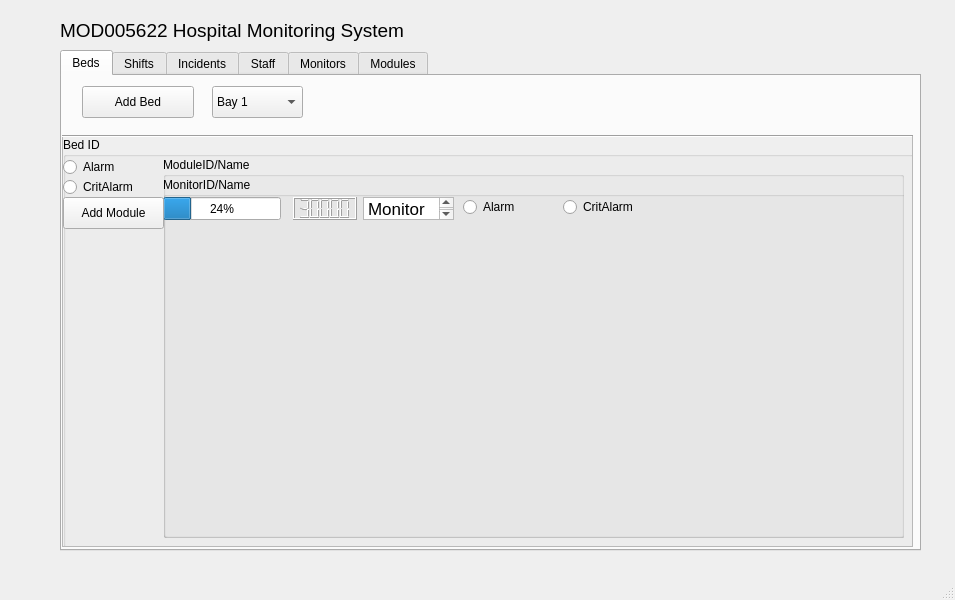
<?xml version="1.0" encoding="UTF-8"?>
<ui version="4.0">
 <class>MainWindow</class>
 <widget class="QMainWindow" name="MainWindow">
  <property name="geometry">
   <rect>
    <x>0</x>
    <y>0</y>
    <width>955</width>
    <height>600</height>
   </rect>
  </property>
  <property name="windowTitle">
   <string>MainWindow</string>
  </property>
  <widget class="QWidget" name="centralwidget">
   <widget class="QTabWidget" name="tabWidget">
    <property name="geometry">
     <rect>
      <x>60</x>
      <y>50</y>
      <width>861</width>
      <height>501</height>
     </rect>
    </property>
    <property name="tabPosition">
     <enum>QTabWidget::North</enum>
    </property>
    <property name="currentIndex">
     <number>0</number>
    </property>
    <widget class="QWidget" name="tabBeds">
     <attribute name="title">
      <string>Beds</string>
     </attribute>
     <widget class="QScrollArea" name="scrollArea">
      <property name="geometry">
       <rect>
        <x>0</x>
        <y>60</y>
        <width>851</width>
        <height>411</height>
       </rect>
      </property>
      <property name="font">
       <font>
        <weight>50</weight>
        <bold>false</bold>
       </font>
      </property>
      <property name="widgetResizable">
       <bool>true</bool>
      </property>
      <widget class="QWidget" name="scrollAreaWidgetContents">
       <property name="geometry">
        <rect>
         <x>0</x>
         <y>0</y>
         <width>849</width>
         <height>409</height>
        </rect>
       </property>
       <widget class="QWidget" name="layoutWidget">
        <property name="geometry">
         <rect>
          <x>0</x>
          <y>0</y>
          <width>851</width>
          <height>411</height>
         </rect>
        </property>
        <layout class="QVBoxLayout" name="verticalLayout">
         <item>
          <widget class="QGroupBox" name="groupBox">
           <property name="minimumSize">
            <size>
             <width>849</width>
             <height>120</height>
            </size>
           </property>
           <property name="title">
            <string>Bed ID</string>
           </property>
           <widget class="QWidget" name="verticalLayoutWidget">
            <property name="geometry">
             <rect>
              <x>100</x>
              <y>20</y>
              <width>741</width>
              <height>381</height>
             </rect>
            </property>
            <layout class="QVBoxLayout" name="verticalLayout_2">
             <item>
              <widget class="QGroupBox" name="groupBox_2">
               <property name="title">
                <string>ModuleID/Name</string>
               </property>
               <widget class="QWidget" name="verticalLayoutWidget_2">
                <property name="geometry">
                 <rect>
                  <x>0</x>
                  <y>20</y>
                  <width>761</width>
                  <height>361</height>
                 </rect>
                </property>
                <layout class="QVBoxLayout" name="verticalLayout_3">
                 <item>
                  <widget class="QGroupBox" name="groupBox_3">
                   <property name="title">
                    <string>MonitorID/Name</string>
                   </property>
                   <widget class="QProgressBar" name="progressBar">
                    <property name="geometry">
                     <rect>
                      <x>0</x>
                      <y>20</y>
                      <width>118</width>
                      <height>23</height>
                     </rect>
                    </property>
                    <property name="value">
                     <number>24</number>
                    </property>
                   </widget>
                   <widget class="QLCDNumber" name="lcdNumber">
                    <property name="geometry">
                     <rect>
                      <x>130</x>
                      <y>20</y>
                      <width>64</width>
                      <height>23</height>
                     </rect>
                    </property>
                    <property name="value">
                     <number>30000</number>
                    </property>
                   </widget>
                   <widget class="QTextBrowser" name="textBrowser">
                    <property name="geometry">
                     <rect>
                      <x>200</x>
                      <y>20</y>
                      <width>91</width>
                      <height>23</height>
                     </rect>
                    </property>
                    <property name="html">
                     <string>&lt;!DOCTYPE HTML PUBLIC &quot;-//W3C//DTD HTML 4.0//EN&quot; &quot;http://www.w3.org/TR/REC-html40/strict.dtd&quot;&gt;
&lt;html&gt;&lt;head&gt;&lt;meta name=&quot;qrichtext&quot; content=&quot;1&quot; /&gt;&lt;style type=&quot;text/css&quot;&gt;
p, li { white-space: pre-wrap; }
&lt;/style&gt;&lt;/head&gt;&lt;body style=&quot; font-family:'.AppleSystemUIFont'; font-size:13pt; font-weight:400; font-style:normal;&quot;&gt;
&lt;p style=&quot; margin-top:0px; margin-bottom:0px; margin-left:0px; margin-right:0px; -qt-block-indent:0; text-indent:0px;&quot;&gt;Monitor Units&lt;/p&gt;&lt;/body&gt;&lt;/html&gt;</string>
                    </property>
                   </widget>
                   <widget class="QRadioButton" name="radioButton_3">
                    <property name="geometry">
                     <rect>
                      <x>300</x>
                      <y>20</y>
                      <width>100</width>
                      <height>20</height>
                     </rect>
                    </property>
                    <property name="text">
                     <string>Alarm</string>
                    </property>
                   </widget>
                   <widget class="QRadioButton" name="radioButton_4">
                    <property name="geometry">
                     <rect>
                      <x>400</x>
                      <y>20</y>
                      <width>100</width>
                      <height>20</height>
                     </rect>
                    </property>
                    <property name="text">
                     <string>CritAlarm</string>
                    </property>
                   </widget>
                  </widget>
                 </item>
                </layout>
               </widget>
              </widget>
             </item>
            </layout>
           </widget>
           <widget class="QRadioButton" name="radioButton">
            <property name="geometry">
             <rect>
              <x>0</x>
              <y>20</y>
              <width>101</width>
              <height>20</height>
             </rect>
            </property>
            <property name="text">
             <string>Alarm</string>
            </property>
           </widget>
           <widget class="QRadioButton" name="radioButton_2">
            <property name="geometry">
             <rect>
              <x>0</x>
              <y>40</y>
              <width>101</width>
              <height>20</height>
             </rect>
            </property>
            <property name="text">
             <string>CritAlarm</string>
            </property>
           </widget>
           <widget class="QPushButton" name="pushButton_2">
            <property name="geometry">
             <rect>
              <x>0</x>
              <y>60</y>
              <width>101</width>
              <height>32</height>
             </rect>
            </property>
            <property name="text">
             <string>Add Module</string>
            </property>
           </widget>
          </widget>
         </item>
        </layout>
       </widget>
      </widget>
     </widget>
     <widget class="QPushButton" name="pushButton">
      <property name="geometry">
       <rect>
        <x>20</x>
        <y>10</y>
        <width>112</width>
        <height>32</height>
       </rect>
      </property>
      <property name="text">
       <string>Add Bed</string>
      </property>
     </widget>
     <widget class="QComboBox" name="comboBox">
      <property name="geometry">
       <rect>
        <x>150</x>
        <y>10</y>
        <width>91</width>
        <height>32</height>
       </rect>
      </property>
      <item>
       <property name="text">
        <string>Bay 1</string>
       </property>
      </item>
      <item>
       <property name="text">
        <string>Bay 2</string>
       </property>
      </item>
     </widget>
     <widget class="Line" name="line">
      <property name="geometry">
       <rect>
        <x>0</x>
        <y>50</y>
        <width>851</width>
        <height>20</height>
       </rect>
      </property>
      <property name="orientation">
       <enum>Qt::Horizontal</enum>
      </property>
     </widget>
    </widget>
    <widget class="QWidget" name="tabShifts">
     <attribute name="title">
      <string>Shifts</string>
     </attribute>
     <widget class="QTableWidget" name="tblShifts">
      <property name="geometry">
       <rect>
        <x>50</x>
        <y>70</y>
        <width>581</width>
        <height>331</height>
       </rect>
      </property>
      <property name="lineWidth">
       <number>1</number>
      </property>
      <property name="alternatingRowColors">
       <bool>true</bool>
      </property>
      <property name="selectionMode">
       <enum>QAbstractItemView::SingleSelection</enum>
      </property>
      <property name="selectionBehavior">
       <enum>QAbstractItemView::SelectRows</enum>
      </property>
      <property name="rowCount">
       <number>0</number>
      </property>
      <property name="columnCount">
       <number>5</number>
      </property>
      <column>
       <property name="text">
        <string>id</string>
       </property>
      </column>
      <column>
       <property name="text">
        <string>Staff member</string>
       </property>
      </column>
      <column>
       <property name="text">
        <string>Start</string>
       </property>
      </column>
      <column>
       <property name="text">
        <string>End</string>
       </property>
      </column>
      <column>
       <property name="text">
        <string>Hours</string>
       </property>
      </column>
     </widget>
    </widget>
    <widget class="QWidget" name="tabIncidents">
     <attribute name="title">
      <string>Incidents</string>
     </attribute>
     <widget class="QTableWidget" name="tblIncidents">
      <property name="geometry">
       <rect>
        <x>50</x>
        <y>70</y>
        <width>581</width>
        <height>331</height>
       </rect>
      </property>
      <property name="lineWidth">
       <number>1</number>
      </property>
      <property name="alternatingRowColors">
       <bool>true</bool>
      </property>
      <property name="selectionMode">
       <enum>QAbstractItemView::SingleSelection</enum>
      </property>
      <property name="selectionBehavior">
       <enum>QAbstractItemView::SelectRows</enum>
      </property>
      <property name="rowCount">
       <number>0</number>
      </property>
      <property name="columnCount">
       <number>4</number>
      </property>
      <column>
       <property name="text">
        <string>Date/time</string>
       </property>
      </column>
      <column>
       <property name="text">
        <string>Monitor</string>
       </property>
      </column>
      <column>
       <property name="text">
        <string>Alert</string>
       </property>
      </column>
      <column>
       <property name="text">
        <string>Bed</string>
       </property>
      </column>
     </widget>
    </widget>
    <widget class="QWidget" name="tabStaff">
     <attribute name="title">
      <string>Staff</string>
     </attribute>
     <widget class="QTableWidget" name="tblStaff">
      <property name="geometry">
       <rect>
        <x>50</x>
        <y>70</y>
        <width>711</width>
        <height>331</height>
       </rect>
      </property>
      <property name="lineWidth">
       <number>1</number>
      </property>
      <property name="alternatingRowColors">
       <bool>true</bool>
      </property>
      <property name="selectionMode">
       <enum>QAbstractItemView::SingleSelection</enum>
      </property>
      <property name="selectionBehavior">
       <enum>QAbstractItemView::SelectRows</enum>
      </property>
      <property name="rowCount">
       <number>0</number>
      </property>
      <property name="columnCount">
       <number>5</number>
      </property>
      <column>
       <property name="text">
        <string>id</string>
       </property>
      </column>
      <column>
       <property name="text">
        <string>Staff member</string>
       </property>
      </column>
      <column>
       <property name="text">
        <string>Email</string>
       </property>
      </column>
      <column>
       <property name="text">
        <string>Number</string>
       </property>
      </column>
      <column>
       <property name="text">
        <string>Type</string>
       </property>
      </column>
     </widget>
     <widget class="QPushButton" name="pushButton_3">
      <property name="geometry">
       <rect>
        <x>50</x>
        <y>10</y>
        <width>121</width>
        <height>32</height>
       </rect>
      </property>
      <property name="text">
       <string>Register/sign-in</string>
      </property>
     </widget>
     <widget class="QPushButton" name="pushButton_4">
      <property name="geometry">
       <rect>
        <x>170</x>
        <y>10</y>
        <width>131</width>
        <height>32</height>
       </rect>
      </property>
      <property name="text">
       <string>Manager console</string>
      </property>
     </widget>
    </widget>
    <widget class="QWidget" name="tabMonitor">
     <attribute name="title">
      <string>Monitors</string>
     </attribute>
     <widget class="QTableWidget" name="tblMonitorTypes">
      <property name="geometry">
       <rect>
        <x>50</x>
        <y>70</y>
        <width>711</width>
        <height>331</height>
       </rect>
      </property>
      <property name="lineWidth">
       <number>1</number>
      </property>
      <property name="alternatingRowColors">
       <bool>true</bool>
      </property>
      <property name="selectionMode">
       <enum>QAbstractItemView::SingleSelection</enum>
      </property>
      <property name="selectionBehavior">
       <enum>QAbstractItemView::SelectRows</enum>
      </property>
      <property name="rowCount">
       <number>0</number>
      </property>
      <property name="columnCount">
       <number>7</number>
      </property>
      <column>
       <property name="text">
        <string>Id</string>
       </property>
      </column>
      <column>
       <property name="text">
        <string>Monitor</string>
       </property>
      </column>
      <column>
       <property name="text">
        <string>Unit</string>
       </property>
      </column>
      <column>
       <property name="text">
        <string>Deflt Max</string>
       </property>
      </column>
      <column>
       <property name="text">
        <string>Deflt Min</string>
       </property>
      </column>
      <column>
       <property name="text">
        <string>Danger Max</string>
       </property>
      </column>
      <column>
       <property name="text">
        <string>Danger Min</string>
       </property>
      </column>
     </widget>
    </widget>
    <widget class="QWidget" name="tabModules">
     <attribute name="title">
      <string>Modules</string>
     </attribute>
     <widget class="QTableWidget" name="tblModules">
      <property name="geometry">
       <rect>
        <x>50</x>
        <y>70</y>
        <width>581</width>
        <height>331</height>
       </rect>
      </property>
      <property name="lineWidth">
       <number>1</number>
      </property>
      <property name="alternatingRowColors">
       <bool>true</bool>
      </property>
      <property name="selectionMode">
       <enum>QAbstractItemView::SingleSelection</enum>
      </property>
      <property name="selectionBehavior">
       <enum>QAbstractItemView::SelectRows</enum>
      </property>
      <property name="rowCount">
       <number>0</number>
      </property>
      <property name="columnCount">
       <number>3</number>
      </property>
      <column>
       <property name="text">
        <string>Module Number</string>
       </property>
      </column>
      <column>
       <property name="text">
        <string>Type</string>
       </property>
      </column>
      <column>
       <property name="text">
        <string>Monitors</string>
       </property>
      </column>
     </widget>
    </widget>
   </widget>
   <widget class="QLabel" name="label_6">
    <property name="geometry">
     <rect>
      <x>60</x>
      <y>20</y>
      <width>381</width>
      <height>21</height>
     </rect>
    </property>
    <property name="font">
     <font>
      <pointsize>14</pointsize>
     </font>
    </property>
    <property name="text">
     <string>MOD005622 Hospital Monitoring System</string>
    </property>
   </widget>
  </widget>
  <widget class="QStatusBar" name="statusbar"/>
 </widget>
 <resources/>
 <connections/>
</ui>
